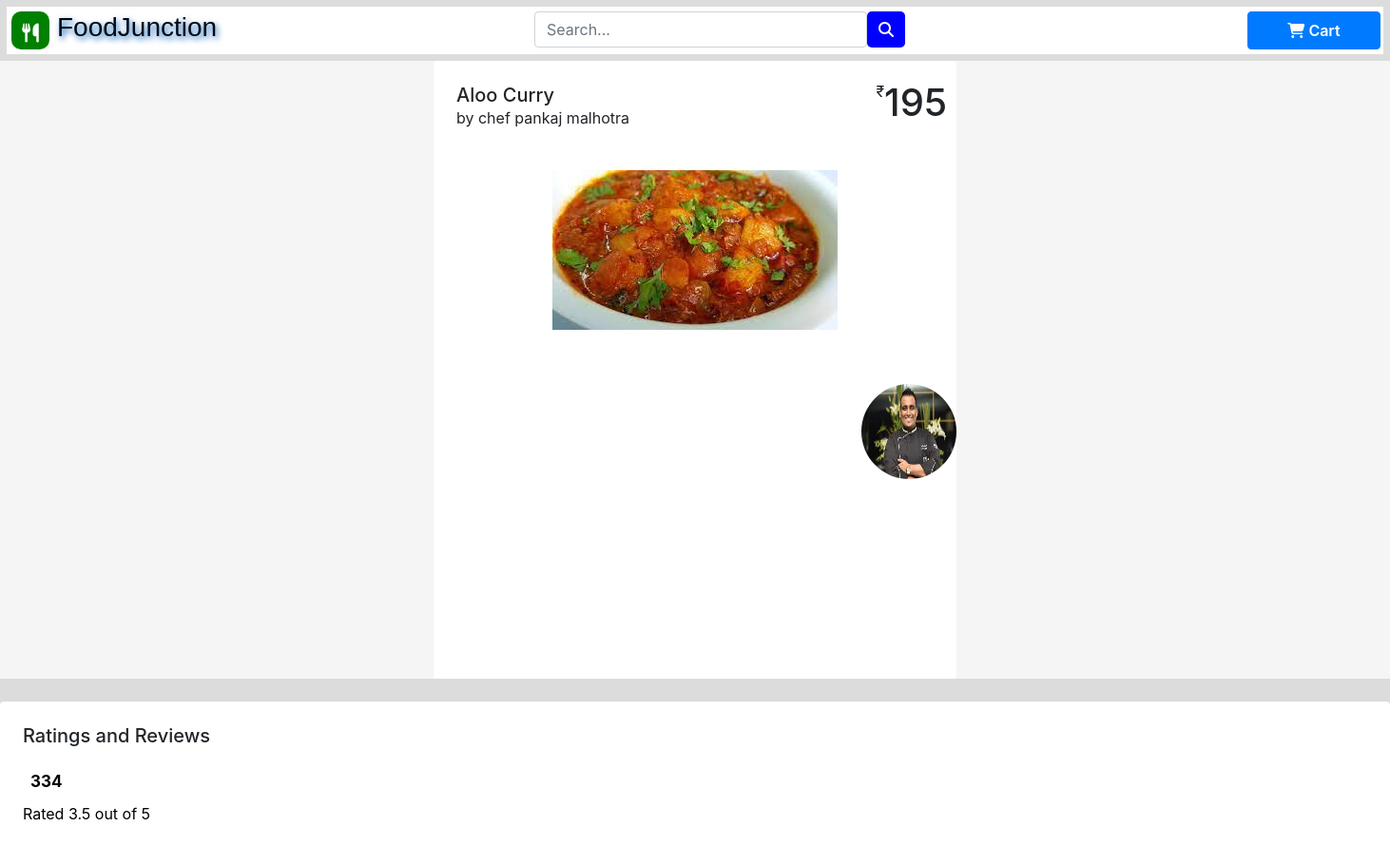
Before: /food/4 (upper part) with the older database file.
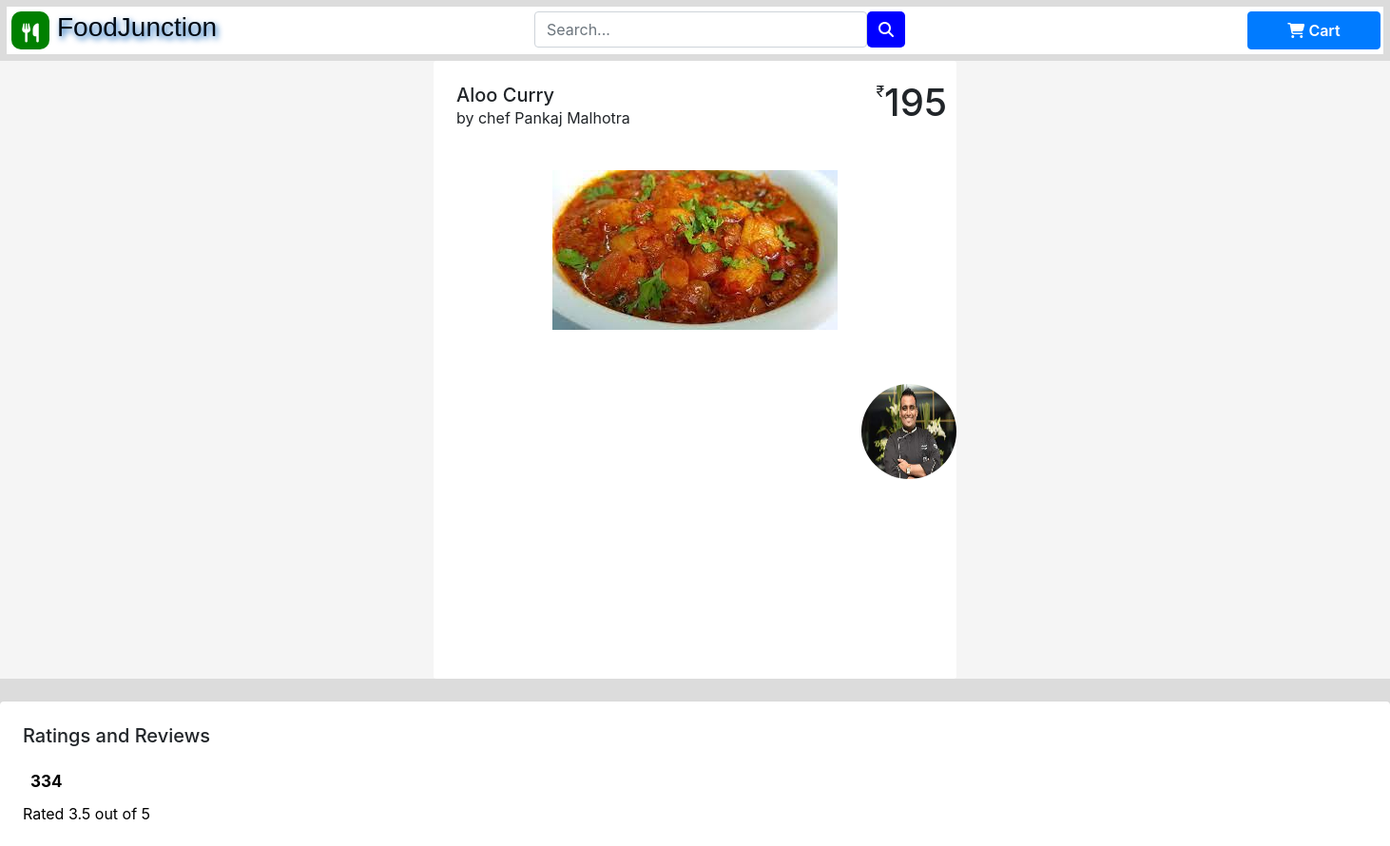
After: the same page with the newer database file.
### fooddelivery/models.py (models this page shows, shortened)
class Foods(models.Model):
    name = models.CharField(max_length=20)
    photo = models.CharField(max_length=40)
    calorie = models.FloatField()
    fats = models.FloatField()
    carbs = models.FloatField()
    protien = models.FloatField()
    addn_nuti_info = models.CharField(max_length=25)
    description = models.CharField(max_length=1000)
    avilability = models.BooleanField()
    prise = models.IntegerField(default=0)
    chef = models.ForeignKey(Users, on_delete = models.CASCADE)

class Users(models.Model):
    username = models.CharField(max_length=30,null=False,unique=True)
    name = models.CharField(max_length=50,null= False)
    gender = models.CharField(max_length=1,null=False)
    contact = models.CharField(max_length=10)
    is_chef = models.BooleanField(default=False)
    photo = models.CharField(max_length=40,null= True)

### fooddelivery/views.py (the view)
# urls.py: path('food/<int:id>',views.food,name = "food"),
def food(request,id,messsage = None):
    context = dict()
    context['food'] = models.Foods.objects.get(id = id)
    context['message'] = messsage
    return render(request,"product.html",context)

### Templates/product.html (shortened to what this page needs)
{% load static %}
<!DOCTYPE html>
<html lang="en">
<head>
    <link rel="stylesheet" href="https://maxcdn.bootstrapcdn.com/bootstrap/4.0.0/css/bootstrap.min.css"
>
     <link rel="stylesheet" href="https://unpkg.com/swiper/swiper-bundle.min.css" />
     <link href="https://cdn.jsdelivr.net/npm/bootstrap@4.3.1/dist/css/bootstrap.min.css" rel="stylesheet">
  <link rel="stylesheet" type="text/css" href = "{% static 'r.css' %}" />
</head>
<body>
        <div class="row" style="background-color:white">
            <div class="food"><i class="fas fa-utensils"></i></div>
            <label class="logo">
                <h3 style="color:hsl(210, 100%, 4%)">FoodJunction</h3>
            </label>
            <form action="/search/" method="POST">
                <div class="input-group">
                    <div class="form-outline" style="width:220px;width:350px;margin-left: 510px;">
                        <input type="search" id="form1" name="search" placeholder="Search..." class="form-control">
                    </div>
                    <button type="button" style="width:40px;border-radius:5px;border:transparent; background:blue"><i style="color:white"class="fas fa-search" onclick="alert('hello')"></i></button>
            </form>
            <button type="button" style="position: absolute;left: 1260px;height:40px" class="btn btn-primary" onclick="location.href = '{% url "fooddelivery:cart" %}'">
                <i class="fas fa-shopping-cart"></i> Cart
            </button>
        </div>
    <div class="back">
        <div class="container d-flex justify-content-center">
            <div class="card p-2">
                <div class="p-info px-3 py-3">
                    <div>
                        <h5 class="mb-0">{{food.name}}</h5> <span>by chef {{food.chef.name}}</span>
                    </div>
                    <div class="p-price d-flex flex-row"> <span>₹</span>
                        <h1>{{food.prise}}</h1>
                    </div>
                    {% if food.avilability %}
                    <div class="heart"> <i class="bx bx-heart">In Stock</i> </div>
                    {%else%}
                    <div class="heart"> <i class="bx bx-heart">Not In Stock</i> </div>
                    {% endif %}
                </div>
                <div class="text-center p-image"> <img src="{% url 'fooddelivery:image' food.photo %}"> </div>
                <div class="chef"> <img src="{% url 'fooddelivery:image' food.chef.photo %}" style="border-radius: 50%;width: 100px;height: 100px;"> </div>
            </div>
        </div>
    </div>
    <br>
    <div class="bg-white rounded shadow-sm p-4 mb-4 clearfix graph-star-rating">
        <h5 class="mb-0 mb-4">Ratings and Reviews</h5>
        <div class="graph-star-rating-header">
            <div class="star-rating">
                <a href="#"></a> <b class="text-black ml-2">334</b>
            </div>
            <p class="text-black mb-4 mt-2">Rated 3.5 out of 5</p>
        </div>
    </div>
</body>
</html>

### Static/r.css (style rules this page uses)
.back { background: #F5F5F5 !important; border: none; border-radius: none }
.card { width: 550px; border: none; height: 650px; border-radius: 3px; cursor: pointer; position: relative; overflow: hidden }
.p-info { display: flex; justify-content: space-between }
.p-price { position: absolute; right: 10px; top: 20px }
.btn { height: 80px; font-size: 16px; width: 140px !important; font-weight: 600 }
.chef { position:absolute; top: 340px; left:450px; }

### Templates/product.html (style rules this page uses)
.food { height:40px; width:40px; text-align:center; background:green; border-radius:10px; cursor:pointer; color:white; padding-top:8px; font-size:20px; }
.logo { position:absolute; font-size:35px; line-height:80px; left:60px; font-family:'Nunito', sans-serif; text-shadow: 2px 3px 6px #005cb8; font-weight:bold; }
html { scroll-behavior: smooth; }
body { background: #dcdcdc; }
.graph-star-rating-header .star-rating { font-size: 17px; }
.row { margin: 7px; padding:5px; }
.text-black { color: #000000; }

Changed rows visible on the page:
changed through a linked row, Foods "Aloo Curry": chef.name "pankaj malhotra" → "Pankaj Malhotra"
